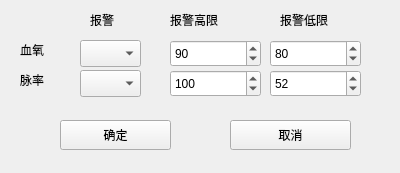
<?xml version="1.0" encoding="UTF-8"?>
<ui version="4.0">
 <class>Form_alm_spo</class>
 <widget class="QWidget" name="Form_alm_spo">
  <property name="geometry">
   <rect>
    <x>0</x>
    <y>0</y>
    <width>400</width>
    <height>173</height>
   </rect>
  </property>
  <property name="windowTitle">
   <string>血氧报警限设置</string>
  </property>
  <widget class="QComboBox" name="comboBox_2">
   <property name="geometry">
    <rect>
     <x>80</x>
     <y>70</y>
     <width>61</width>
     <height>27</height>
    </rect>
   </property>
   <property name="maxVisibleItems">
    <number>2</number>
   </property>
  </widget>
  <widget class="QLabel" name="label_2">
   <property name="geometry">
    <rect>
     <x>20</x>
     <y>70</y>
     <width>51</width>
     <height>20</height>
    </rect>
   </property>
   <property name="text">
    <string>脉率</string>
   </property>
  </widget>
  <widget class="QSpinBox" name="spinBox_4">
   <property name="geometry">
    <rect>
     <x>270</x>
     <y>70</y>
     <width>91</width>
     <height>27</height>
    </rect>
   </property>
   <property name="maximum">
    <number>300</number>
   </property>
   <property name="value">
    <number>52</number>
   </property>
  </widget>
  <widget class="QPushButton" name="pushButton_2">
   <property name="geometry">
    <rect>
     <x>230</x>
     <y>120</y>
     <width>121</width>
     <height>30</height>
    </rect>
   </property>
   <property name="text">
    <string>取消</string>
   </property>
  </widget>
  <widget class="QLabel" name="label">
   <property name="geometry">
    <rect>
     <x>20</x>
     <y>40</y>
     <width>51</width>
     <height>20</height>
    </rect>
   </property>
   <property name="text">
    <string>血氧</string>
   </property>
  </widget>
  <widget class="QLabel" name="label_3">
   <property name="geometry">
    <rect>
     <x>90</x>
     <y>10</y>
     <width>51</width>
     <height>20</height>
    </rect>
   </property>
   <property name="text">
    <string>报警</string>
   </property>
  </widget>
  <widget class="QSpinBox" name="spinBox_3">
   <property name="geometry">
    <rect>
     <x>170</x>
     <y>70</y>
     <width>91</width>
     <height>27</height>
    </rect>
   </property>
   <property name="maximum">
    <number>300</number>
   </property>
   <property name="value">
    <number>100</number>
   </property>
  </widget>
  <widget class="QPushButton" name="pushButton">
   <property name="geometry">
    <rect>
     <x>60</x>
     <y>120</y>
     <width>111</width>
     <height>30</height>
    </rect>
   </property>
   <property name="text">
    <string>确定</string>
   </property>
  </widget>
  <widget class="QSpinBox" name="spinBox">
   <property name="geometry">
    <rect>
     <x>170</x>
     <y>40</y>
     <width>91</width>
     <height>27</height>
    </rect>
   </property>
   <property name="maximum">
    <number>100</number>
   </property>
   <property name="value">
    <number>90</number>
   </property>
  </widget>
  <widget class="QComboBox" name="comboBox">
   <property name="geometry">
    <rect>
     <x>80</x>
     <y>40</y>
     <width>61</width>
     <height>27</height>
    </rect>
   </property>
   <property name="maxVisibleItems">
    <number>2</number>
   </property>
  </widget>
  <widget class="QSpinBox" name="spinBox_2">
   <property name="geometry">
    <rect>
     <x>270</x>
     <y>40</y>
     <width>91</width>
     <height>27</height>
    </rect>
   </property>
   <property name="maximum">
    <number>100</number>
   </property>
   <property name="value">
    <number>80</number>
   </property>
  </widget>
  <widget class="QLabel" name="label_4">
   <property name="geometry">
    <rect>
     <x>170</x>
     <y>10</y>
     <width>71</width>
     <height>20</height>
    </rect>
   </property>
   <property name="text">
    <string>报警高限</string>
   </property>
  </widget>
  <widget class="QLabel" name="label_5">
   <property name="geometry">
    <rect>
     <x>280</x>
     <y>10</y>
     <width>71</width>
     <height>20</height>
    </rect>
   </property>
   <property name="text">
    <string>报警低限</string>
   </property>
  </widget>
 </widget>
 <resources/>
 <connections/>
</ui>
